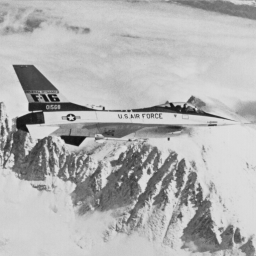
%> input picture Spatial Image Enhancement/Jetplane.bmp, 256 x 256 px
$ octave histogramEqualization.m   (GNU Octave 9; MATLAB toolbox functions it lacks are replaced by stand-ins)
%> lines starting %> are read from the running program, lines starting %| are printed output that depends on the picture
clc;clear all;close all;

images = ["Jetplane.bmp","Lake.bmp","Peppers.bmp"];

for i = 1 : length(images)
        [OriginalImage, ProcessedImage] = histogramEq(images(i))
        subplot(length(images),4,4 * (i - 1) + 1);
        imshow(OriginalImage);
        title(images(i));
        subplot(length(images),4,4 * (i - 1) + 2);
        histogram(OriginalImage,256,BinLimits=[0,255]);
        title(images(i) + ' Histogram');
        % processed image
        subplot(length(images),4,4 * (i - 1) + 3);
        imshow(ProcessedImage);
        title(images(i) + ' Processed');

        subplot(length(images),4,4 * (i - 1) + 4);
        histogram(ProcessedImage,256,BinLimits=[0,255]);
        title(images(i)+ ' Processed Histogram');
end

function [ImageIntOrigin, ImageFinal] = histogramEq(filename)
 % transform image to gray level bitmap
    [indexedImage, customColorMap] = imread(filename);
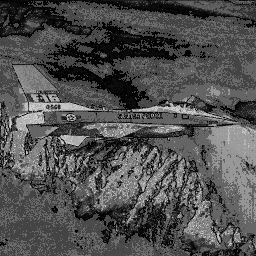
%> indexedImage: size 256x256 uint8; min 0, max 211, mean 80.3
%> customColorMap = 256 rows, first 12: [0.749 0.749 0.749; 0.737 0.737 0.737; 0.761 0.761 0.761; 0.753 0.753 0.753; 0.765 0.765 0.765; 0.757 0.757 0.757; 0.741 0.741 0.741; 0.718 0.718 0.718; 0.733 0.733 0.733; 0.722 0.722 0.722; 0.706 0.706 0.706; 0.702 0.702 0.702]
    Image = ind2rgb(indexedImage, customColorMap);
    Image = rgb2gray(Image);
%> Image: size 256x256 double
    [x,y] = size(Image);
%> x = 256; y = 256
    n = x * y; % n is the total number of pixels in the image
%> n = 65536
 % transform bitmap form double to int ( range:1-256 )
    for i = 1 : x
        for j = 1 : y
            ImageIntOrigin(i, j) = uint8(Image(i, j) * 255);
            ImageInt(i, j) = uint8(Image(i, j) * 255) + 1;
        end
    end
 % count all value
    ImageCount = zeros(1,256)
    for i = 1 : x
        for j = 1 : y
            ImageCount((ImageInt(i, j))) = ImageCount((ImageInt(i, j))) + 1;
        end
    end
%> after the loop, ImageCount = 256 values, max 2041 at index 210, min 0 at index 1, mean 256
 % caculate pdf( probability density function ) of image
    for i = 1 : 256
            ImagePdf(i) = double(ImageCount(i)) / (n * 1.0);
    end
%> after the loop, ImagePdf = 256 values, max 0.0311 at index 210, min 0 at index 1, mean 0.00391
 % caculate cdf( cumulative distribution function ) of image
    ImageCdf = ImagePdf;
%> ImageCdf has the same summary as ImagePdf
    for i = 2 : 256
            ImageCdf(i) = ImageCdf(i - 1) + ImagePdf(i);
    end
%> after the loop, ImageCdf = 256 values from 0 to 1
 % cnf * 255(max)
    for i = 1 : 256
            ImageMap(i) = uint8(ImageCdf(i) * 255);
    end
%> after the loop, ImageMap = 256 values from 0 to 255
 % mapping to new picture
    for i = 1 : x
        for j = 1 : y
            ImageFinal(i, j) = ImageMap(ImageInt(i, j));
        end
    end
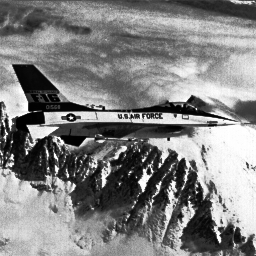
%> ImageFinal: size 256x256 uint8; min 0, max 255, mean 129.3
%> `title(images(i)+ ' Processed Histogram');`:
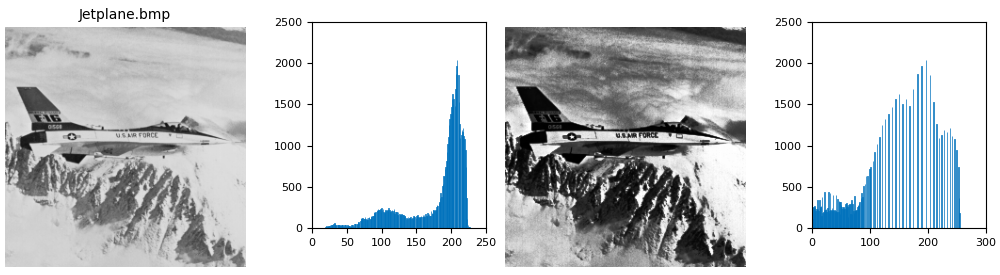
%> figure redrawn from the program's plot data, 4 panels
%> pass 2 of the loop `for i = 1 : length(images)`:
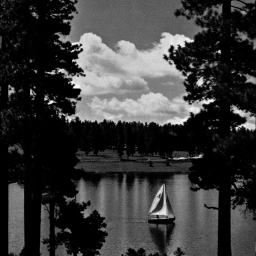
%> input picture Spatial Image Enhancement/Lake.bmp, 256 x 256 px
%> in histogramEq (call 2), `[indexedImage, customColorMap] = imread(filename);`:
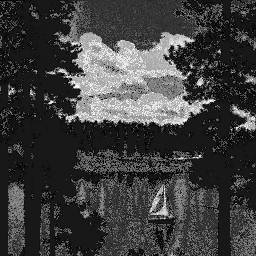
%> indexedImage: size 256x256 uint8; min 0, max 254, mean 62.7
%> customColorMap = 256 rows, first 12: [0.051 0.051 0.051; 0.0863 0.0863 0.0863; 0.0353 0.0353 0.0353; 0.102 0.102 0.102; 0.153 0.153 0.153; 0.0549 0.0549 0.0549; 0.0314 0.0314 0.0314; 0.0196 0.0196 0.0196; 0.157 0.157 0.157; 0.18 0.18 0.18; 0.106 0.106 0.106; 0.22 0.22 0.22]
%> after the loop in histogramEq (call 2), `for i = 1 : x`: ImageCount = 256 values, max 14421 at index 1, min 0 at index 256, mean 256
%> after the loop in histogramEq (call 2), `for i = 1 : 256`: ImagePdf = 256 values, max 0.22 at index 1, min 0 at index 256, mean 0.00391
%> in histogramEq (call 2), `ImageCdf = ImagePdf;`: ImageCdf has the same summary as ImagePdf
%> after the loop in histogramEq (call 2), `for i = 2 : 256`: ImageCdf = 256 values from 0.22 to 1
%> after the loop in histogramEq (call 2), `for i = 1 : 256`: ImageMap = 256 values from 56 to 255
%> `title(images(i)+ ' Processed Histogram');`:
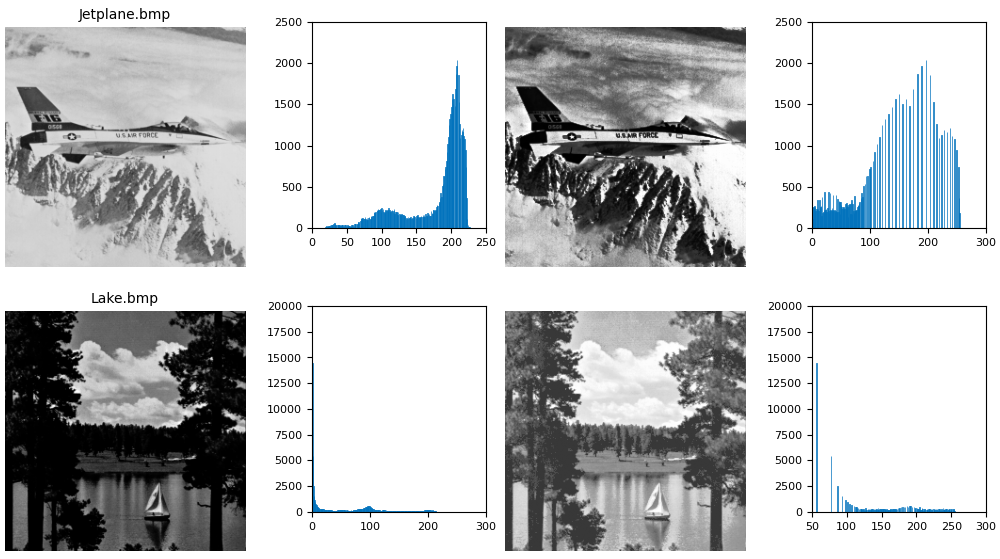
%> figure redrawn from the program's plot data, 8 panels
%> pass 3 of the loop `for i = 1 : length(images)`:
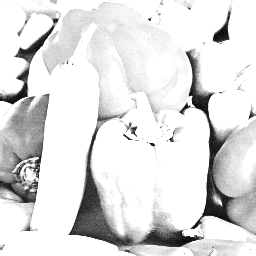
%> input picture Spatial Image Enhancement/Peppers.bmp, 256 x 256 px
%> in histogramEq (call 3), `[indexedImage, customColorMap] = imread(filename);`:
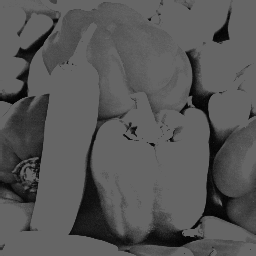
%> indexedImage: size 256x256 uint8; min 1, max 101, mean 85.9
%> customColorMap = 102 rows, first 12: [0 0 0; 0.0118 0.0118 0.0118; 0.0235 0.0235 0.0235; 0.0353 0.0353 0.0353; 0.0471 0.0471 0.0471; 0.0588 0.0588 0.0588; 0.0745 0.0745 0.0745; 0.0863 0.0863 0.0863; 0.098 0.098 0.098; 0.11 0.11 0.11; 0.122 0.122 0.122; 0.133 0.133 0.133]
%> after the loop in histogramEq (call 3), `for i = 1 : x`: ImageCount = 256 values, max 38273 at index 255, min 0 at index 1, mean 256
%> after the loop in histogramEq (call 3), `for i = 1 : 256`: ImagePdf = 256 values, max 0.584 at index 255, min 0 at index 1, mean 0.00391
%> in histogramEq (call 3), `ImageCdf = ImagePdf;`: ImageCdf has the same summary as ImagePdf
%> after the loop in histogramEq (call 3), `for i = 2 : 256`: ImageCdf = 256 values from 0 to 1
%> after the loop in histogramEq (call 3), `for i = 1 : 256`: ImageMap = 256 values from 0 to 255
%> `title(images(i)+ ' Processed Histogram');`:
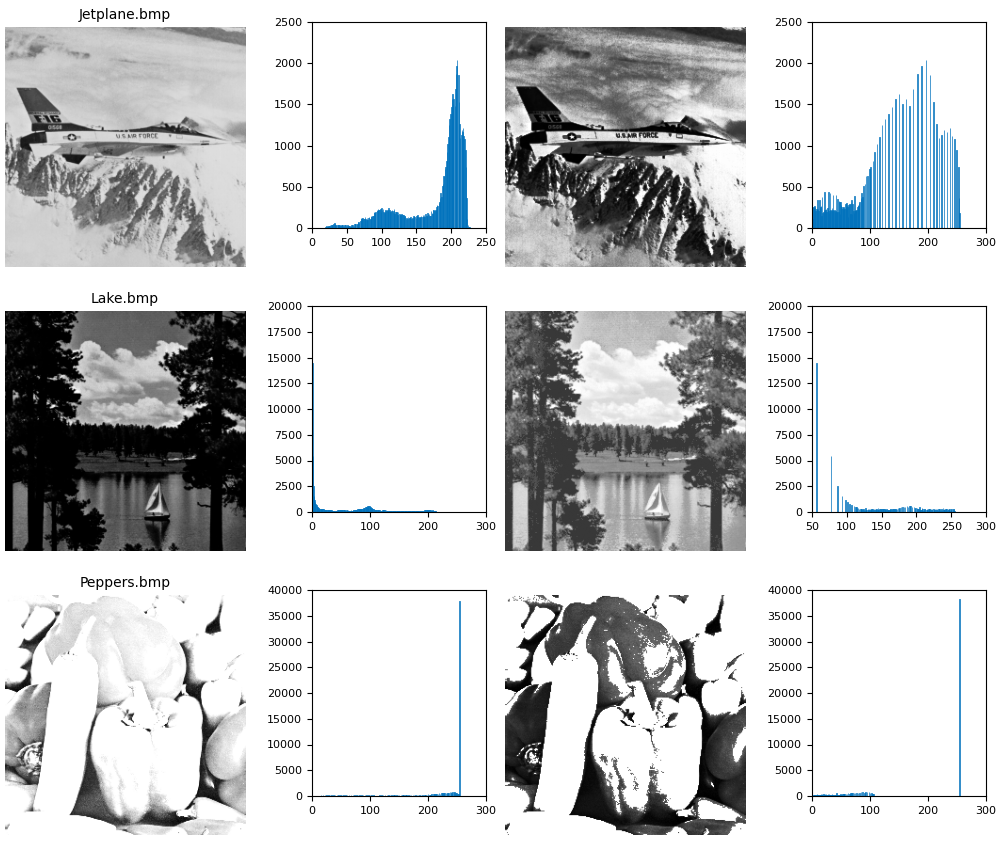
%> figure redrawn from the program's plot data, 12 panels
end
